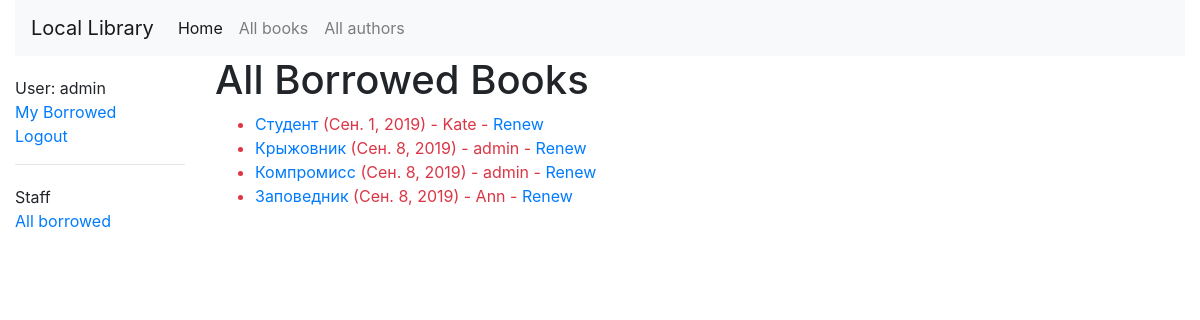
Page /catalog/borrowed/ (signed in) on the committed database.
### catalog/models.py (models this page shows, shortened)
class BookInstance(models.Model):
    id = models.UUIDField(primary_key=True, default=uuid.uuid4,
                          help_text="Unique ID for this particular book across whole library")
    book = models.ForeignKey('Book', on_delete=models.SET_NULL, null=True)
    imprint = models.CharField(max_length=200)
    due_back = models.DateField(null=True, blank=True)
    borrower = models.ForeignKey(User, on_delete=models.SET_NULL, null=True, blank=True)
    @property
    def is_overdue(self):
        if self.due_back and date.today() > self.due_back:
            return True
        return False
    LOAN_STATUS = (
        ('d', 'Maintenance'),
        ('o', 'On loan'),
        ('a', 'Available'),
        ('r', 'Reserved'),
    )
    status = models.CharField(
        max_length=1,
        choices=LOAN_STATUS,
        blank=True,
        default='d',
        help_text='Book availability')
    class Meta:
        ordering = ['due_back']
        permissions = (("can_mark_returned", "Set book as returned"),)

class Book(models.Model):
    title = models.CharField(max_length=200)
    author = models.ForeignKey('Author', on_delete=models.SET_NULL, null=True)
    summary = models.TextField(max_length=1000, help_text="Enter a brief description of the book")
    isbn = models.CharField('ISBN', max_length=13,
                            help_text='13 Character <a href="https://www.isbn-international.org/content/what-isbn'
                                      '">ISBN number</a>')
    genre = models.ManyToManyField(Genre, help_text="Select a genre for this book")
    language = models.ForeignKey('Language', on_delete=models.SET_NULL, null=True)
    def display_genre(self):
        """Creates a string for the Genre. This is required to display genre in Admin."""
        return ', '.join([genre.name for genre in self.genre.all()[:3]])
    display_genre.short_description = 'Genre'

### catalog/views.py (the view)
# urls.py: path(r'borrowed/', views.LoanedBooksAllListView.as_view(), name='all-borrowed'),  # Added for challenge
class LoanedBooksAllListView(PermissionRequiredMixin, generic.ListView):
    model = BookInstance
    permission_required = 'catalog.can_mark_returned'
    template_name = 'catalog/bookinstance_list_borrowed_all.html'
    paginate_by = 10
    def get_queryset(self):
        return BookInstance.objects.filter(status__exact='o').order_by('due_back')

### catalog/templates/catalog/bookinstance_list_borrowed_all.html
{% extends "base_generic.html" %}
{% block content %}
    <h1>All Borrowed Books</h1>
    {% if bookinstance_list %}
    <ul>
      {% for bookinst in bookinstance_list %}
      <li class="{% if bookinst.is_overdue %}text-danger{% endif %}">
        <a href="{% url 'book-detail' bookinst.book.pk %}">{{bookinst.book.title}}</a> ({{ bookinst.due_back }}) {% if user.is_staff %}- {{ bookinst.borrower }}{% endif %} {% if perms.catalog.can_mark_returned %}- <a href="{% url 'renew-book-librarian' bookinst.id %}">Renew</a>  {% endif %}
      </li>
      {% endfor %}
    </ul>
    {% else %}
      <p>There are no books borrowed.</p>
    {% endif %}
{% endblock %}

### catalog/templates/base_generic.html (shortened to what this page needs)
<!DOCTYPE html>
<html lang="en">
<head>
  <link rel="stylesheet" href="https://stackpath.bootstrapcdn.com/bootstrap/4.1.3/css/bootstrap.min.css">
  {% load static %}
  <link rel="stylesheet" href="{% static 'css/styles.css' %}">
</head>
<body>
<div class="container-fluid">
<nav class="navbar navbar-expand-lg navbar-light bg-light">
  <a class="navbar-brand" href="#" href="{% url 'index' %}">Local Library</a>
  <div class="collapse navbar-collapse" id="navbarNav">
    <ul class="navbar-nav">
      <li class="nav-item active">
        <a href="{% url 'index' %}" class="nav-link" href="#">Home <span class="sr-only">(current)</span></a>
      </li>
      <li class="nav-item">
        <a href="{% url 'books' %}" class="nav-link" href="#">All books</a>
      </li>
      <li class="nav-item">
        <a href="{% url 'authors' %}" class="nav-link" href="#">All authors</a>
    </ul>
  </div>
</nav>
<div class="row">
  <div class="col-sm-2">
  {% block sidebar %}
  <ul class="sidebar-nav">
   {% if user.is_authenticated %}
     <li>User: {{ user.get_username }}</li>
     <li><a href="{% url 'my-borrowed' %}">My Borrowed</a></li>
     <li><a href="{% url 'logout'%}?next={{request.path}}">Logout</a></li>
   {% else %}
     <li><a href="{% url 'login'%}?next={{request.path}}">Login</a></li>
   {% endif %}
  </ul>
   {% if user.is_staff %}
   <hr />
   <ul class="sidebar-nav">
   <li>Staff</li>
   {% if perms.catalog.can_mark_returned %}
   <li><a href="{% url 'all-borrowed' %}">All borrowed</a></li>
   {% endif %}
   </ul>
    {% endif %}
{% endblock %}
  </div>
  <div class="col-sm-10 ">
  {% block content %}{% endblock %}
  </div>
</div>
</div>
</body>
</html>

### catalog/static/css/styles.css (style rules this page uses)
.sidebar-nav { margin-top: 20px; padding: 0; list-style: none; }

### rows in the picture
BookInstance: book "Студент", due_back "Сен. 1, 2019", borrower "Kate"
BookInstance: book "Крыжовник", due_back "Сен. 8, 2019", borrower "admin"
BookInstance: book "Компромисс", due_back "Сен. 8, 2019", borrower "admin"
BookInstance: book "Заповедник", due_back "Сен. 8, 2019", borrower "Ann"

### other values in the picture
{{ user.get_username }} "admin"
